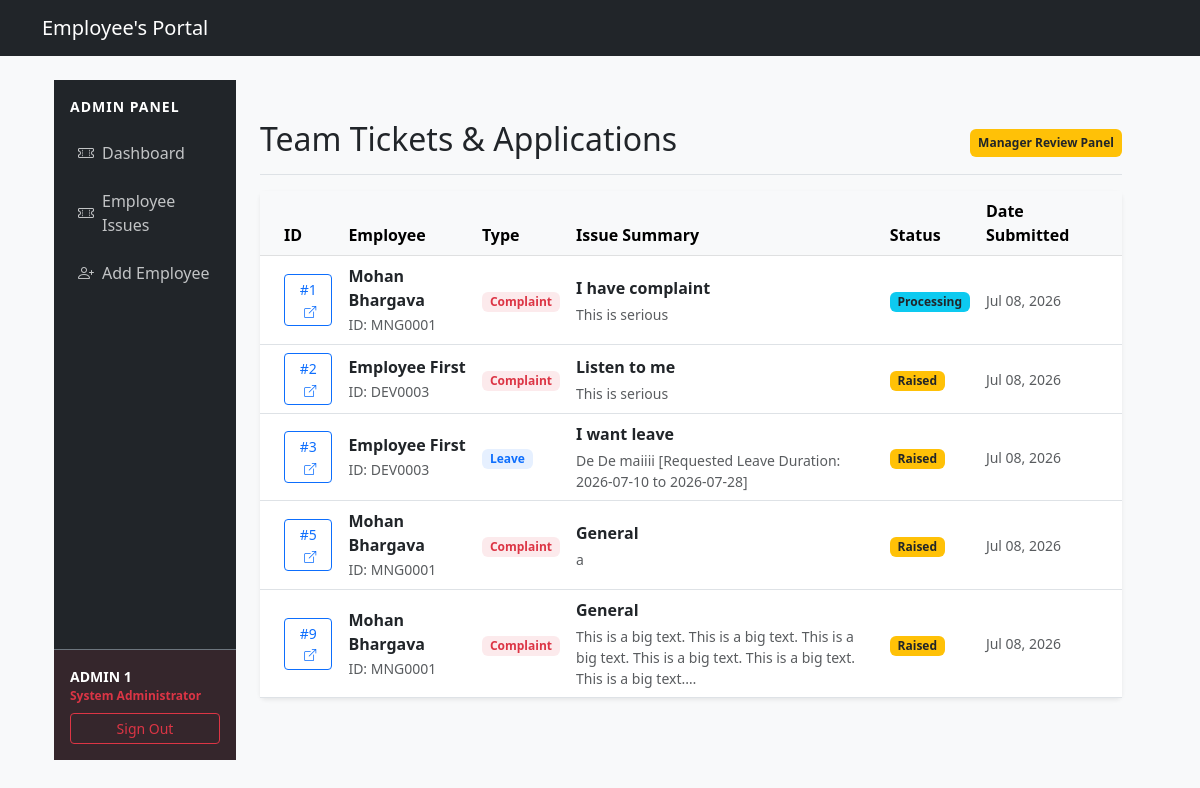
/tickets/team-tickets/ (signed in), run on the app's committed database.
### accounts/models.py (models this page shows, shortened)
class EmployeeInfo(models.Model):
    class RoleChoices(models.TextChoices):
        ADMIN = 'ADMIN', 'Admin'
        MANAGER = 'MANAGER', 'Manager'
        DEVELOPER = 'DEVELOPER', 'Developer'
    class GenderChoices(models.TextChoices):
        MALE = 'M', 'Male'
        FEMALE = 'F', 'Female'
        OTHER = 'O', 'Other'
    user = models.OneToOneField(User, on_delete=models.CASCADE, related_name='employee_profile')
    employee_id = models.CharField(max_length=20, unique=True, blank=True)
    name = models.CharField(max_length=100)
    role = models.CharField(max_length=20, choices=RoleChoices.choices, default=RoleChoices.DEVELOPER)
    dob = models.DateField(verbose_name="Date of Birth")
    gender = models.CharField(max_length=1, choices=GenderChoices.choices)
    blood_group = models.CharField(max_length=5)
    manager = models.ForeignKey(
        'self',
        null=True,
        blank=True,
        on_delete=models.SET_NULL,
        related_name='subordinates'
    )

### tickets/models.py (models this page shows, shortened)
class Ticket(models.Model):
    class TicketType(models.TextChoices):
        COMPLAINT = 'COMPLAINT', 'Complaint'
        LEAVE = 'LEAVE', 'Leave Application'
    class StatusChoices(models.TextChoices):
        RAISED = 'RAISED', 'Raised'
        PROCESSING = 'PROCESSING', 'Processing'
        CLOSED = 'CLOSED', 'Closed'
    ticket_id = models.AutoField(primary_key=True)
    ticket_type = models.CharField(max_length=20, choices=TicketType.choices, default=TicketType.COMPLAINT)
    title = models.CharField(max_length=200, default="General")
    detailed_issue = models.TextField()
    raised_by = models.ForeignKey(
        EmployeeInfo,
        on_delete=models.CASCADE,
        related_name='raised_tickets'
    )
    assigned_manager = models.ForeignKey(
        EmployeeInfo,
        on_delete=models.SET_NULL,
        null=True,
        blank=True,
        related_name='managed_tickets'
    )
    resolve_status = models.CharField(
        max_length=20,
        choices=StatusChoices.choices,
        default=StatusChoices.RAISED
    )
    created_at = models.DateTimeField(auto_now_add=True)
    start_date = models.DateField(null=True)
    end_date = models.DateField(null=True)

### tickets/views.py (the view, shortened to what this page needs)
# urls.py: path('team-tickets/', views.view_subordinate_tickets, name='view_team_tickets'),
@login_required
def view_subordinate_tickets(request):
    user_profile = request.user.employee_profile
    if user_profile.role == 'ADMIN':
        all_tickets = Ticket.objects.all()
        return render(request, 'tickets/admin_view_ticket.html',{'tickets': all_tickets})

### tickets/templates/tickets/admin_view_ticket.html
{% extends 'accounts/adminbase.html' %}
{% block mainContent %}
<main class="col-md-9 ms-sm-auto col-lg-10 px-md-4 py-4">
    <div
        class="d-flex justify-content-between flex-wrap flex-md-nowrap align-items-center pt-3 pb-2 mb-3 border-bottom">
        <h1 class="h2">Team Tickets & Applications</h1>
        <span class="badge bg-warning text-dark p-2">Manager Review Panel</span>
    </div>
    <div class="card shadow-sm border-0">
        <div class="card-body p-0">
            {% if tickets %}
            <div class="table-responsive">
                <table class="table table-hover align-middle mb-0">
                    <thead class="table-light">
                        <tr>
                            <th scope="col" class="ps-4">ID</th>
                            <th scope="col">Employee</th>
                            <th scope="col">Type</th>
                            <th scope="col">Issue Summary</th>
                            <th scope="col">Status</th>
                            <th scope="col" class="pe-4">Date Submitted</th>
                        </tr>
                    </thead>
                    <tbody>
                        {% for ticket in tickets %}
                        <tr>
                            <td class="fw-bold ps-4"><a href="{% url 'ticket_detail' ticket.ticket_id %}"
                                    class="btn btn-sm btn-outline-primary py-1 px-2">
                                    #{{ ticket.ticket_id }} <i class="bi bi-box-arrow-up-right ms-1"
                                        style="font-size: 0.75rem;"></i>
                                </a></td>
                            <td>
                                <div class="fw-semibold">{{ ticket.raised_by.name }}</div>
                                <small class="text-muted">ID: {{ ticket.raised_by.employee_id }}</small>
                            </td>
                            <td>
                                {% if ticket.ticket_type == 'COMPLAINT' %}
                                <span class="badge bg-danger bg-opacity-10 text-danger px-2 py-1">Complaint</span>
                                {% else %}
                                <span class="badge bg-primary bg-opacity-10 text-primary px-2 py-1">Leave</span>
                                {% endif %}
                            </td>
                            <td>
                                <div class="fw-semibold text-dark">{{ ticket.title }}</div>
                                <small class="text-muted text-wrap d-block mt-1" style="max-width: 400px;">
                                    {{ ticket.detailed_issue|truncatechars:120 }}
                                </small>
                            </td>
                            <td>
                                {% if ticket.resolve_status == 'RAISED' %}
                                <span class="badge bg-warning text-dark">Raised</span>
                                {% elif ticket.resolve_status == 'PROCESSING' %}
                                <span class="badge bg-info text-dark">Processing</span>
                                {% else %}
                                <span class="badge bg-success">Closed</span>
                                {% endif %}
                            </td>
                            <td class="text-muted small pe-4">
                                {{ ticket.created_at|date:"M d, Y" }}
                            </td>
                        </tr>
                        {% endfor %}
                    </tbody>
                </table>
            </div>
            {% else %}
            <div class="text-center py-5">
                <i class="bi bi-shield-check display-4 text-success"></i>
                <p class="h5 mt-3 text-secondary">All clear!</p>
                <p class="text-muted small">No pending complaints or leave applications from your team.</p>
            </div>
            {% endif %}
        </div>
    </div>
</main>
{% endblock %}

### accounts/templates/accounts/adminbase.html (shortened to what this page needs)
{% extends 'accounts/logging.html' %}
{% block content %}
<div class="container-fluid pf-0">
    <div class="row g-0" style="min-height: 85vh;">
        <nav class="col-md-3 col-lg-2 d-md-block bg-dark sidebar collapse collapse-horizontal" id="sidebarMenu">
            <div class="position-sticky pt-3 h-100 d-flex flex-column justify-content-between">
                <ul class="nav flex-column mb-auto">
                    <li class="px-3 mb-3 text-uppercase text-white fw-bold small" style="letter-spacing: 1px;">
                        Admin Panel
                    </li>
                    <li class="nav-item mb-2">
                        <a class="nav-link text-light opacity-75 hover-opacity-100 mx-2 py-2 d-flex align-items-center"
                            href="{% url 'admin_dashboard' %}">
                            <i class="bi bi-ticket-perforated me-2"></i> Dashboard
                        </a>
                    </li>
                    <li class="nav-item mb-2">
                        <a class="nav-link text-light opacity-75 hover-opacity-100 mx-2 py-2 d-flex align-items-center"
                            href="{% url 'view_team_tickets' %}">
                            <i class="bi bi-ticket-perforated me-2"></i> Employee Issues
                        </a>
                    </li>
                    <li class="nav-item mb-2">
                        <a class="nav-link text-light opacity-75 hover-opacity-100 mx-2 py-2 d-flex align-items-center"
                            href="{% url 'register' %}">
                            <i class="bi bi-person-plus me-2"></i> Add Employee
                        </a>
                    </li>
                </ul>
                <div class="p-3 bg-danger bg-opacity-10 border-top border-secondary">
                    <div class="small fw-bold text-white">{{ request.user.employee_profile.name }}</div>
                    <div class="text-danger small fw-semibold" style="font-size: 0.75rem;">System Administrator</div>
                    <form action="{% url 'logout' %}" method="POST" class="d-inline w-100">
                        <button type="submit" class="btn btn-sm btn-outline-danger w-100 mt-2">Sign Out</button>
                    </form>
                </div>
            </div>
        </nav>
        {% block mainContent %}
        {% endblock %}
    </div>
</div>
{% endblock %}

### data on the page
Ticket: ticket_id "1", raised_by.name "Mohan Bhargava", raised_by.employee_id "MNG0001", ticket_type "Complaint", title "I have complaint", detailed_issue "This is serious", resolve_status "Processing", created_at "Jul 08, 2026"
Ticket: ticket_id "2", raised_by.name "Employee First", raised_by.employee_id "DEV0003", ticket_type "Complaint", title "Listen to me", detailed_issue "This is serious", resolve_status "Raised", created_at "Jul 08, 2026"
Ticket: ticket_id "3", raised_by.name "Employee First", raised_by.employee_id "DEV0003", ticket_type "Leave", title "I want leave", detailed_issue "De De maiiii [Requested Leave Duration: 2026-07-10 to 2026-07-28]", resolve_status "Raised", created_at "Jul 08, 2026"
Ticket: ticket_id "5", raised_by.name "Mohan Bhargava", raised_by.employee_id "MNG0001", ticket_type "Complaint", title "General", detailed_issue "a", resolve_status "Raised", created_at "Jul 08, 2026"
Ticket: ticket_id "9", raised_by.name "Mohan Bhargava", raised_by.employee_id "MNG0001", ticket_type "Complaint", title "General", detailed_issue "This is a big text. This is a big text. This is a big text. This is a big text. This is a big text. This is a big text.…", resolve_status "Raised", created_at "Jul 08, 2026"

### other printed values
{{ request.user.employee_profile.name }} "ADMIN 1"
